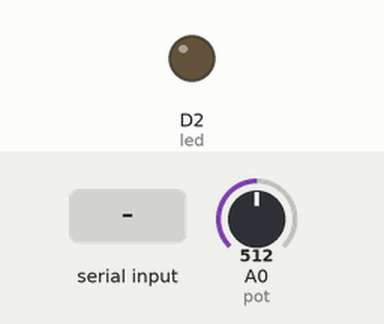
Recording of a sketch running on a simulated ESP8266 (NodeMCU). On the bench: output pins drawn as LEDs (lit = HIGH). The inputs (shaded band) are chosen by the test bench; at power-on: A0 (pot) = 512. What the sketch prints to the serial monitor is not drawn.

Above: at 1.2 s.
1.3 s: "d" received over Serial
4.3 s: "s" received over Serial
At 5.5 s:
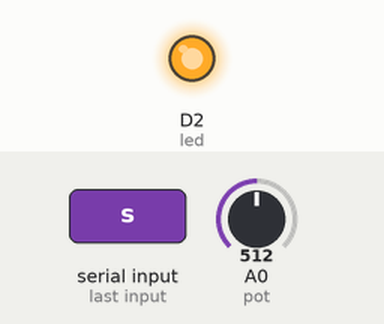
5.8 s: "a" received over Serial
At 6.8 s:
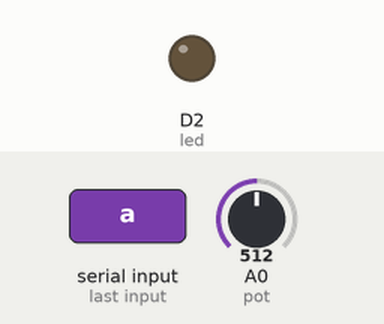
Timing chart, 0 to 8.8 s (numbered marks = the images above; inputs shaded):
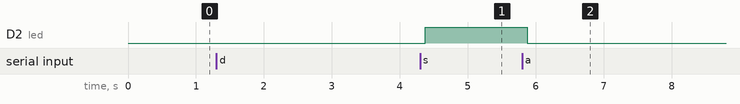

The sketch:

Arduino-Python.ino
```cpp
#define pot A0
#define led D2

int val, incomingByte ;
bool parpadeo;

void setup() {
  pinMode(pot, INPUT);
  pinMode(led, OUTPUT);

  Serial.begin(9600);
}

void loop() {
  val = analogRead(pot);
Serial.println(val);

  incomingByte = Serial.read();
  if(incomingByte == 's'){
    digitalWrite(led, HIGH);
    parpadeo=false;
  } else if (incomingByte == 'a'){
    digitalWrite(led, LOW);
    parpadeo=false;
  }  else if (incomingByte == 'd'){
    parpadeo = true;
  }  else if (incomingByte == 'w'){
     Serial.println(val);
  }

  if(parpadeo){
    digitalWrite(led, HIGH);
    delay(1);
    digitalWrite(led, LOW);
    delay(1);
  }

  delay(100);
}
```

Measured:
- after the input at 4.3 s, D2 (led): LOW → HIGH after 0.07 s
- after the input at 5.8 s, D2 (led): HIGH → LOW after 0.08 s
